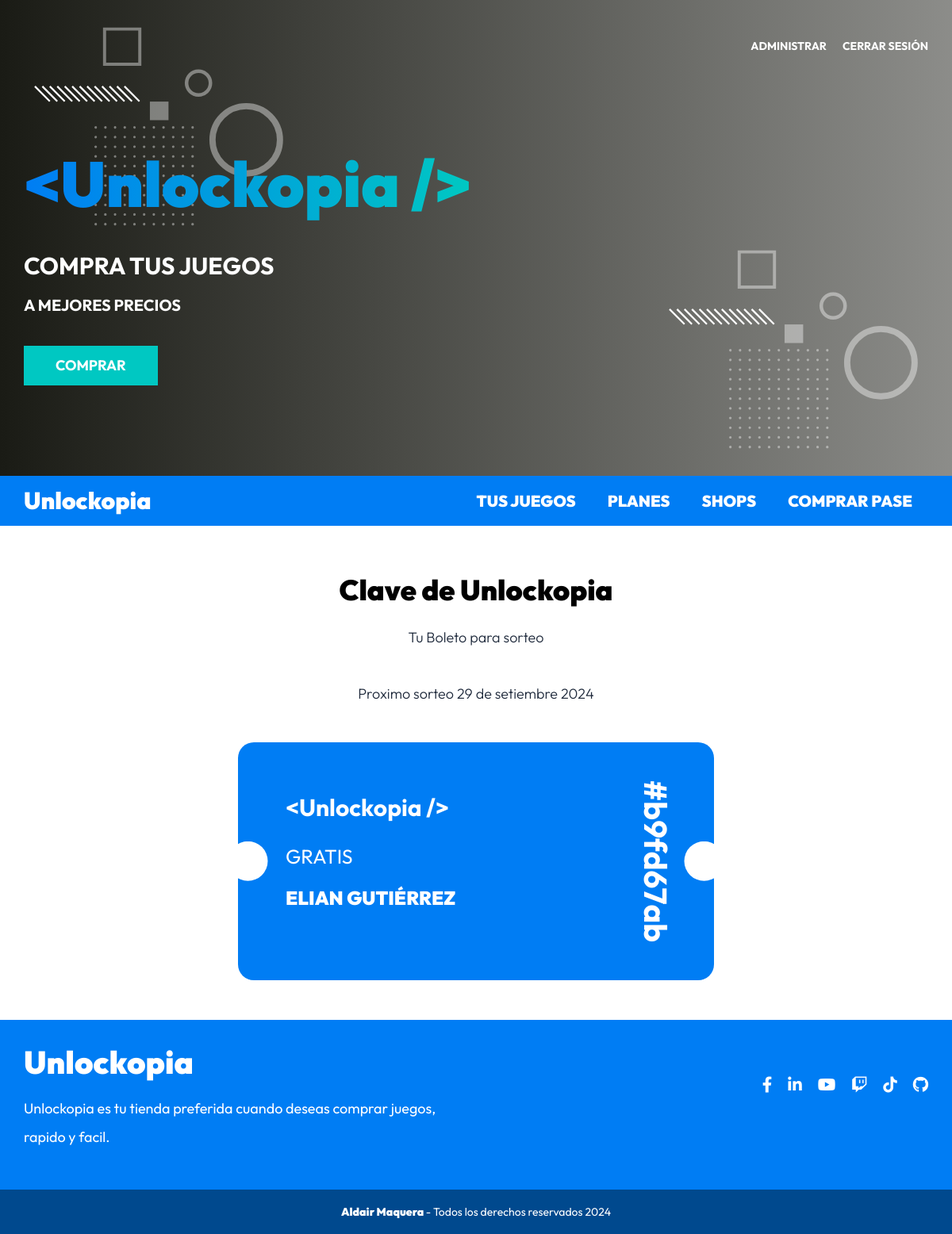
The app's page /boleto?id=b9fd67ab (signed in) with its own data.
### tables this page shows
CREATE TABLE `paquetes` (
  `id` int NOT NULL AUTO_INCREMENT,
  `nombre` varchar(30) DEFAULT NULL,
  PRIMARY KEY (`id`)
);

CREATE TABLE `usuarios` (
  `id` int NOT NULL AUTO_INCREMENT,
  `nombre` varchar(40) DEFAULT NULL,
  `apellido` varchar(40) DEFAULT NULL,
  `email` varchar(40) DEFAULT NULL,
  `password` varchar(60) DEFAULT NULL,
  `confirmado` tinyint(1) DEFAULT NULL,
  `token` varchar(13) DEFAULT NULL,
  `admin` tinyint(1) DEFAULT NULL,
  PRIMARY KEY (`id`)
);

CREATE TABLE `registros` (
  `id` int NOT NULL AUTO_INCREMENT,
  `paquete_id` int DEFAULT NULL,
  `pago_id` varchar(30) DEFAULT NULL,
  `token` varchar(8) DEFAULT NULL,
  `usuario_id` int DEFAULT NULL,
  PRIMARY KEY (`id`),
  KEY `usuarioId` (`usuario_id`),
  KEY `paquete_id` (`paquete_id`),
  CONSTRAINT `registros_ibfk_1` FOREIGN KEY (`usuario_id`) REFERENCES `usuarios` (`id`),
  CONSTRAINT `registros_ibfk_2` FOREIGN KEY (`paquete_id`) REFERENCES `paquetes` (`id`)
);

### controllers/RegistroController.php (called while the page is built, shortened)
<?php
class RegistroController
{
    public static function boleto(Router $router)
    {
        $id = $_GET['id'];
        $registro = Registro::where('token', $id);
        $registro->usuario = Usuario::find($registro->usuario_id);
        $registro->paquete = Paquete::find($registro->paquete_id);
        $router->render('registro/boleto', [
            'titulo' => 'Clave de Unlockopia',
            'registro' => $registro
        ]);
    }
}

### public/index.php (called while the page is built, shortened)
<?php
$router = new Router();
$router->get('/login', [AuthController::class, 'login']);
$router->post('/login', [AuthController::class, 'login']);
$router->post('/logout', [AuthController::class, 'logout']);
$router->get('/registro', [AuthController::class, 'registro']);
$router->post('/registro', [AuthController::class, 'registro']);
$router->get('/olvide', [AuthController::class, 'olvide']);
$router->post('/olvide', [AuthController::class, 'olvide']);
$router->get('/reestablecer', [AuthController::class, 'reestablecer']);
$router->post('/reestablecer', [AuthController::class, 'reestablecer']);
$router->get('/mensaje', [AuthController::class, 'mensaje']);
$router->get('/confirmar-cuenta', [AuthController::class, 'confirmar']);
$router->get('/admin/dashboard', [DashboardController::class, 'index']);
$router->get('/admin/juegos', [JuegosController::class, 'index']);
$router->get('/admin/juegos/crear', [JuegosController::class, 'crear']);
$router->post('/admin/juegos/crear', [JuegosController::class, 'crear']);
$router->get('/admin/juegos/editar', [JuegosController::class, 'editar']);
$router->post('/admin/juegos/editar', [JuegosController::class, 'editar']);
$router->post('/admin/juegos/eliminar', [JuegosController::class, 'eliminar']);
$router->get('/admin/eventos', [EventosController::class, 'index']);
$router->get('/admin/eventos/crear', [EventosController::class, 'crear']);
$router->post('/admin/eventos/crear', [EventosController::class, 'crear']);
$router->get('/admin/eventos/editar', [EventosController::class, 'editar']);
$router->post('/admin/eventos/editar', [EventosController::class, 'editar']);
$router->post('/admin/eventos/eliminar', [EventosController::class, 'eliminar']);
$router->get('/api/eventos-horario', [APIEventos::class, 'index']);
$router->get('/api/juegos', [APIJuegos::class, 'index']);
$router->get('/api/juego', [APIJuegos::class, 'juego']);
$router->get('/admin/registrados', [RegistradosController::class, 'index']);
$router->get('/admin/regalos', [RegalosController::class, 'index']);
$router->get('/finalizar-registro', [RegistroController::class, 'crear']);
$router->post('/finalizar-registro/gratis', [RegistroController::class, 'gratis']);
$router->post('/finalizar-registro/pagar', [RegistroController::class, 'pagar']);
$router->get('/boleto', [RegistroController::class, 'boleto']);
$router->get('/', [PaginasController::class, 'index']);
$router->get('/devwebcamp', [PaginasController::class, 'evento']);
$router->get('/paquetes', [PaginasController::class, 'paquetes']);
$router->get('/workshops-conferencias', [PaginasController::class, 'conferencias']);
$router->get('/404', [PaginasController::class, 'error']);
$router->comprobarRutas();

### models/ActiveRecord.php (called while the page is built, shortened)
<?php
class ActiveRecord
{
    protected static $db;
    protected static $tabla = '';
    public static function setDB($database)
    {
        self::$db = $database;
    }
    public static function consultarSQL($query)
    {
        $resultado = self::$db->query($query);
        $array = [];
        while ($registro = $resultado->fetch_assoc()) {
            $array[] = static::crearObjeto($registro);
        }
        return $array;
    }
    protected static function crearObjeto($registro)
    {
        $objeto = new static;
        foreach ($registro as $key => $value) {
            if (property_exists($objeto, $key)) {
                $objeto->$key = $value;
            }
        }
        return $objeto;
    }
    public static function find($id)
    {
        $query = "SELECT * FROM " . static::$tabla  . " WHERE id = ${id}";
        $resultado = self::consultarSQL($query);
        return array_shift($resultado);
    }
    public static function where($columna, $valor)
    {
        $query = "SELECT * FROM " . static::$tabla . " WHERE ${columna} = '${valor}'";
        $resultado = self::consultarSQL($query);
        return array_shift($resultado);
    }
}

### views/registro/boleto.php (the view)
<main class="pagina">
    <h2 class="pagina__heading"><?php echo $titulo; ?></h2>
    <p class="pagina__descripcion">Tu Boleto para sorteo</p>
    <p class="pagina__descripcion">Proximo sorteo 29 de setiembre 2024</p>
    <div class="boleto-virtual">
        <div class="boleto boleto--<?php echo strtolower($registro->paquete->nombre); ?> boleto--acceso">
            <div class="boleto__contenido">
                <h4 class="boleto__logo">&#60;Unlockopia /></h4>
                <p class="boleto__plan"><?php echo $registro->paquete->nombre; ?></p>
                <p class="boleto__nombre"><?php echo $registro->usuario->nombre . " " . $registro->usuario->apellido; ?></p>
            </div>
            <p class="boleto__codigo"><?php echo '#' . $registro->token; ?></p>
        </div>
    </div>
</main>

### public/build/css/app.css (style rules this page uses)
html { line-height: 1.15; -webkit-text-size-adjust: 100%; }
body { margin: 0; }
main { display: block; }
html { font-size: 62.5%; box-sizing: border-box; height: 100%; }
*, *:before, *:after { box-sizing: inherit; }
body { font-family: "Outfit", sans-serif; font-size: 1.8rem; }
h1, h2, h3 { font-family: "Outfit", sans-serif; font-weight: 900; margin: 2rem 0; }
h2 { font-size: 3.6rem; }
[class$=__heading] { font-family: "Outfit", sans-serif; font-weight: 900; margin: 2rem 0; margin: 6rem 0 3rem 0; text-align: center; }
[class$=__descripcion] { text-align: center; font-size: 1.8rem; font-weight: 300; color: #1E293B; margin-bottom: 5rem; }
.boleto { width: min(100% - 5rem, 65rem); margin: 0 auto; padding: 6rem; border-radius: 2rem; color: #FFFFFF; position: relative; }
.boleto::before, .boleto::after { position: absolute; content: ""; background-color: #FFFFFF; width: 5rem; height: 5rem; top: calc(50% - 2.5rem); }
.boleto::before { clip-path: circle(50% at 25% 50%); left: 0; }
.boleto::after { clip-path: circle(50% at 75% 50%); right: 0; }
.boleto--gratis { background-color: #007df4; }
.boleto__logo { color: #FFFFFF; text-align: center; margin-bottom: 2rem; white-space: nowrap; font-size: clamp(2rem, -0.8rem + 10vw, 4rem); }
@media (min-width: 1024px) { .boleto__logo { text-align: left; margin: 0; } }
.boleto__plan { font-size: 2.5rem; text-transform: uppercase; margin: 3rem 0 0 0; }
.boleto--acceso { width: 30rem; height: 50rem; padding: 10rem 3rem; }
@media (min-width: 768px) { .boleto--acceso { width: 60rem; height: 30rem; padding: 6rem; display: flex; flex-direction: column; justify-content: center; } }
.boleto--acceso .boleto__logo { font-size: clamp(2rem, -0.8rem + 10vw, 3rem); margin: 0; text-align: left; }
.boleto--acceso .boleto__nombre { font-size: 2.4rem; text-transform: uppercase; font-weight: 900; }
.boleto--acceso .boleto__codigo { font-size: 4rem; font-weight: 700; text-align: center; position: absolute; bottom: 7rem; margin: 0; left: 0; width: 100%; }
@media (min-width: 768px) { .boleto--acceso .boleto__codigo { rotate: 90deg; transform-origin: 0 0; top: 0; left: calc(100% - 5rem); width: 30rem; } }
.boleto::before { clip-path: circle(50% at 50% 25%); left: calc(50% - 2.5rem); top: 0; }
@media (min-width: 768px) { .boleto::before { clip-path: circle(50% at 25% 50%); left: 0; top: calc(50% - 2.5rem); } }
.boleto::after { clip-path: circle(50% at 50% 75%); left: calc(50% - 2.5rem); top: calc(100% - 5rem); }
@media (min-width: 768px) { .boleto::after { clip-path: circle(50% at 75% 50%); left: calc(100% - 5rem); top: calc(50% - 2.5rem); } }

### records on screen
paquetes: nombre "GRATIS"
usuarios: nombre "ELIAN", apellido "GUTIÉRREZ"
registros: token "b9fd67ab"

### other values on screen
$titulo "Clave de Unlockopia"
